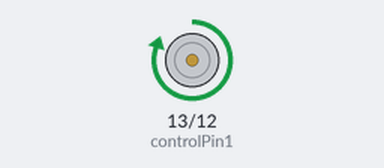
This sketch was run on a simulated Arduino Uno, built with avr-gcc and run on an emulated ATmega328P. On the bench: motor-driver pin pairs drawn as motors (green arrow = first pin HIGH = forward, orange = second pin HIGH = backward, longer = more drive, scaled by the enable pin).

Above: at 1.5 s.
At 4.5 s:
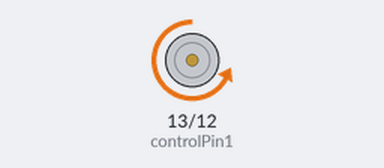
Timing chart, 0 to 7.8 s (numbered marks = the images above):
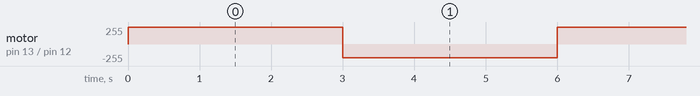

The sketch:

Misson04.ino
```cpp
// モーター制御に必要なPIN
const int controlPin1 = 13;
const int controlPin2 = 12;
const int enablePin = 11;
// モーターのスピード設定
int motorSpeed;  // モーターのスピード

void setup() {
  // モーター制御PINの設定
  pinMode(controlPin1, OUTPUT);
  pinMode(controlPin2, OUTPUT);
  pinMode(enablePin, OUTPUT);
}

void loop() {
  // スピード100%にする
  setMotorSpeed(100);
  // 直進
  setForward(true);
  // 3秒待つ
  delay(3000);
  // スピードを80%にする
  setMotorSpeed(80);
  // 後進
  setForward(false);
  // 3秒待つ
  delay(3000);
}

// モーターの進む方向を指定
void setForward(bool isForward) {
  if (isForward) {
    digitalWrite(controlPin1, HIGH);
    digitalWrite(controlPin2, LOW);
  } else {
    digitalWrite(controlPin1, LOW);
    digitalWrite(controlPin2, HIGH);
  }
}

// モーターのスピードを割合で指定
void setMotorSpeed(int motorSpeedRate) {
  motorSpeed = map(motorSpeedRate, 0, 100, 0, 254);
  analogWrite(enablePin, motorSpeed);
}
```

Measured:
- by itself, motor on pin 13 (controlPin1) / pin 12 (controlPin2): alternates forward 254/255 for 3.0 s and backward 203/255 for 3.0 s
